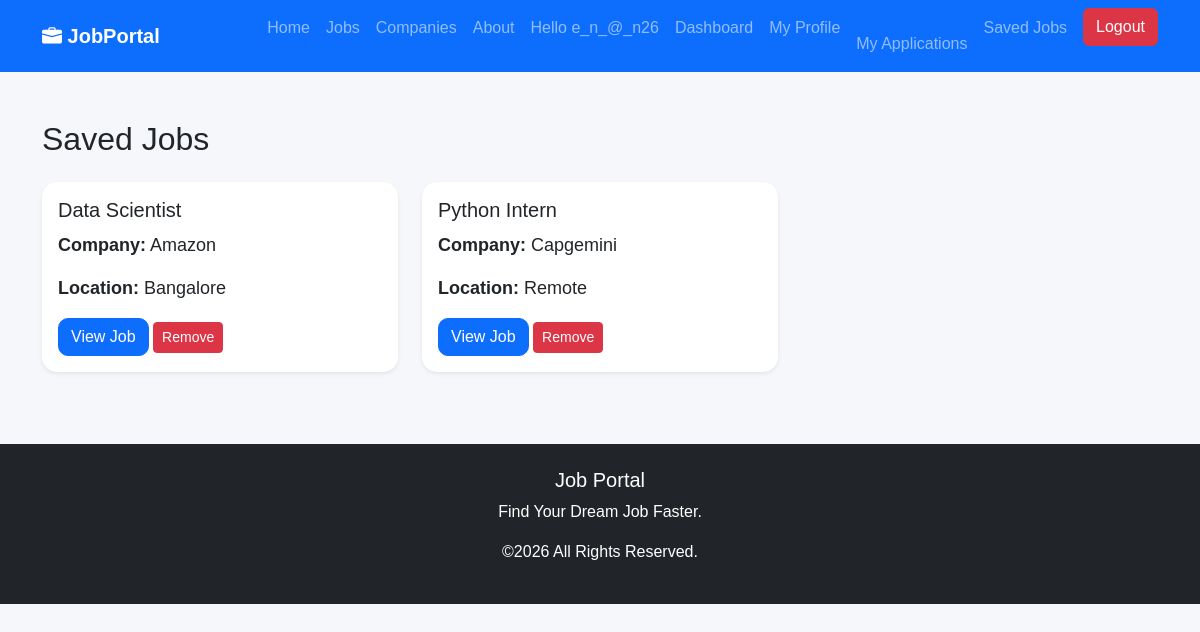
Page /applications/saved/ (signed in) on the earlier database version.
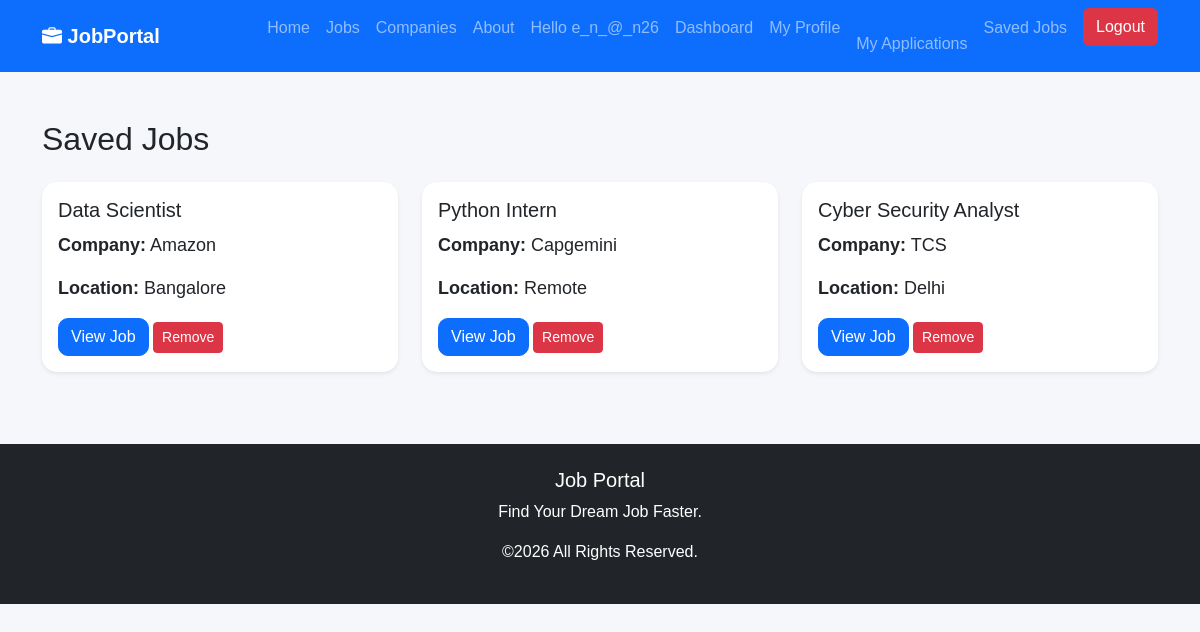
Same page on the later database version.
### applications/models.py (models this page shows, shortened)
class SavedJob(models.Model):
    user = models.ForeignKey(
        User,
        on_delete=models.CASCADE
    )
    job = models.ForeignKey(
        Job,
        on_delete=models.CASCADE
    )
    saved_at = models.DateTimeField(auto_now_add=True)
    class Meta:
        unique_together = ("user", "job")

### jobs/models.py (models this page shows, shortened)
class Job(models.Model):
    class EmploymentType(models.TextChoices):
        FULL_TIME = "full_time", "Full Time"
        PART_TIME = "part_time", "Part Time"
        CONTRACT = "contract", "Contract"
        INTERNSHIP = "internship", "Internship"
    title = models.CharField(max_length=200)
    company = models.ForeignKey(Company,on_delete=models.CASCADE)
    location = models.CharField(max_length=200)
    salary = models.CharField(max_length=100)
    description = models.TextField()
    employment_type = models.CharField(
        max_length=20,
        choices=EmploymentType.choices,
        default=EmploymentType.FULL_TIME,
    )
    is_active = models.BooleanField(default=True)
    created_at = models.DateTimeField(auto_now_add=True)
    updated_at = models.DateTimeField(default=timezone.now)
    class Meta:
        ordering = ["-created_at"]

class Company(models.Model):
    name = models.CharField(max_length=200)
    logo = models.ImageField(
        upload_to="company_logo/",
        blank=True,
        null=True
    )
    website = models.URLField(
        blank=True,
        null=True
    )
    email = models.EmailField(
        blank=True,
        null=True
    )
    location = models.CharField(
        max_length=200,
        blank=True,
        null=True
    )
    description = models.TextField(
        blank=True,
        null=True
    )

### applications/views.py (the view)
@login_required
def saved_jobs(request):
    saved_jobs = SavedJob.objects.filter(
        user=request.user
    ).select_related("job", "job__company")
    context = {
        "saved_jobs": saved_jobs
    }
    return render(
        request,
        "applications/saved_jobs.html",
        context
    )

### templates/applications/saved_jobs.html (shortened to what this page needs)
{% extends "base.html" %}
{% block content %}
<div class="container mt-5">
    <h2 class="mb-4">
        Saved Jobs
    </h2>
    <div class="row">
        {% for saved in saved_jobs %}
        <div class="col-md-4 mb-4">
            <div class="card shadow-sm h-100">
                <div class="card-body">
                    <h5>
                        {{ saved.job.title }}
                    </h5>
                    <p>
                        <strong>Company:</strong>
                        {{ saved.job.company.name }}
                    </p>
                    <p>
                        <strong>Location:</strong>
                        {{ saved.job.location }}
                    </p>
                    <a href="{% url 'job_detail' saved.job.id %}"
                       class="btn btn-primary">
                        View Job
                    </a>
                    <a href="{% url 'unsave_job' saved.job.id %}"
                        class="btn btn-danger btn-sm">
                        Remove
                    </a>
                </div>
            </div>
        </div>
        {% empty %}
        <div class="alert alert-info">
            No Saved Jobs.
        </div>
        {% endfor %}
    </div>
</div>
{% endblock %}

Differences in the rows shown:
added SavedJob: job "Cyber Security Analyst", job.company.name "TCS", job.location "Delhi"
